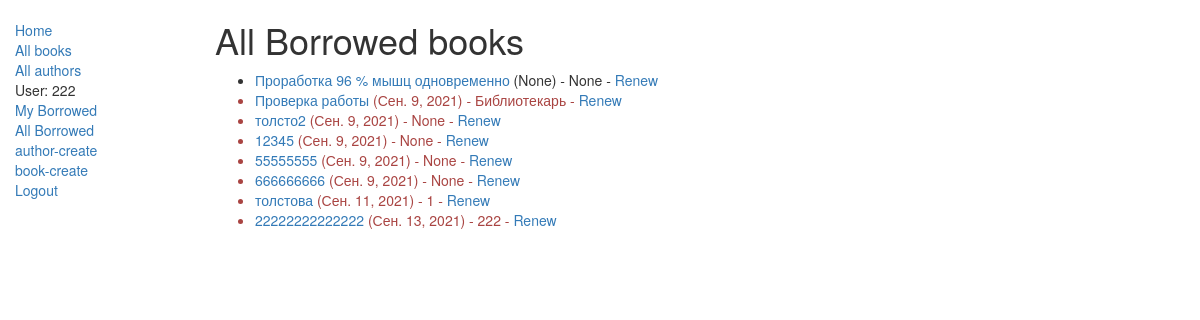
Page /catalog/allbooks/ (signed in) on the committed database.
### catalog/models.py (models this page shows, shortened)
class BookInstance(models.Model):
    id = models.UUIDField(primary_key=True, default=uuid.uuid4, help_text="Unique ID for this particular book across whole library")
    book = models.ForeignKey('Book', on_delete=models.SET_NULL, null=True)
    imprint = models.CharField(max_length=200)
    due_back = models.DateField(null=True, blank=True)
    borrower = models.ForeignKey(User, on_delete=models.SET_NULL, null=True, blank=True)
    LOAN_STATUS = (
        ('m', 'Maintenance'),
        ('o', 'On loan'),
        ('a', 'Available'),
        ('r', 'Reserved'),
    )
    status = models.CharField(max_length=1, choices=LOAN_STATUS, blank=True, default='m', help_text='Book availability')
    class Meta:
        ordering = ["due_back"]
        permissions = (("can_mark_returned", "Set book as returned"), ("can_marks_returned", "Can add log entry"),)
    @property
    def is_overdue(self):
        if self.due_back and date.today() > self.due_back:
            return True
        return False

class Book(models.Model):
    title = models.CharField(max_length=255)
    author = models.ForeignKey('Author', on_delete=models.SET_NULL, null=True )
    summary = models.TextField(max_length=1000,)
    isbn = models.CharField('ISBN',max_length=13, help_text='13 Character <a href="https://www.isbn-international.org/content/what-isbn">ISBN number</a>')
    ganre = models.ManyToManyField(Ganre, help_text='выбери жанр')
    def display_ganre(self):
        return ', '.join([ ganre.name for ganre in self.ganre.all()[:3] ])
    display_ganre.short_description = 'Ganre'

### catalog/views.py (the view)
# urls.py: path('allbooks/', views.LoanedBooksByUsersListView.as_view(), name='all-borrowed'),
class LoanedBooksByUsersListView(LoginRequiredMixin, generic.ListView):
    model = BookInstance
    template_name = 'catalog/bookinstance_list_borrowed_users.html'
    paginate_by = 10
    def get_queryset(self):
        return BookInstance.objects.all()

### catalog/templates/catalog/bookinstance_list_borrowed_users.html
{% extends "base_generic.html" %}
{% block content %}
    <h1>All Borrowed books</h1>
    {% if bookinstance_list %}
    <ul>
      {% for bookinst in bookinstance_list %}
      <li class="{% if bookinst.is_overdue %}text-danger{% endif %}">
        <a href="{% url 'book-detail' bookinst.book.pk %}">{{bookinst.book.title}}</a> ({{ bookinst.due_back }}) - {{ bookinst.borrower }} - <a href="{% url 'renew-book-librarian' bookinst.id %}">Renew</a>
      </li>
      {% endfor %}
    </ul>
    {% else %}
      <p>There are no books borrowed.</p>
    {% endif %}
{% endblock %}

### catalog/templates/base_generic.html (shortened to what this page needs)
<!DOCTYPE html>
<html lang="ru">
<head>
  <link rel="stylesheet" href="https://maxcdn.bootstrapcdn.com/bootstrap/3.3.7/css/bootstrap.min.css">
  {% load static %}
  <link rel="stylesheet" href="{% static 'css/styles.css' %}">
</head>
<body>
  <div class="container-fluid">
    <div class="row">
      <div class="col-sm-2">
      {% block sidebar %}
      <ul class="sidebar-nav">
          <li><a href="{% url 'index' %}">Home</a></li>
          <li><a href="{% url 'books' %}">All books</a></li>
          <li><a href="{% url 'authors' %}">All authors</a></li>
          {% if user.is_authenticated %}
            <li>User: {{ user.get_username }}</li>
            <li><a href="{% url 'my-borrowed' %}">My Borrowed</a></li>
            {% if perms.catalog.can_mark_returned %}
                <li><a href="{% url 'all-borrowed' %}">All Borrowed</a></li>
                <li><a href="{% url 'author-create' %}">author-create</a></li>
                <li><a href="{% url 'book-create' %}">book-create</a></li>
            {% endif %}
            <li><a href="{% url 'logout'%}?next={{request.path}}">Logout</a></li>
          {% else %}
            <li><a href="{% url 'login'%}?next={{request.path}}">Login</a></li>
          {% endif %}
      </ul>
     {% endblock %}
      </div>
      <div class="col-sm-10 ">
      {% block content %}{% endblock %}
      </div>
    </div>
  </div>
</body>
</html>

### catalog/static/css/styles.css (style rules this page uses)
.sidebar-nav { margin-top: 20px; padding: 0; list-style: none; }

### rows in the picture
BookInstance: book "Проработка 96 % мышц одновременно", due_back "None", borrower "None"
BookInstance: book "Проверка работы", due_back "Сен. 9, 2021", borrower "Библиотекарь"
BookInstance: book "толсто2", due_back "Сен. 9, 2021", borrower "None"
BookInstance: book "12345", due_back "Сен. 9, 2021", borrower "None"
BookInstance: book "55555555", due_back "Сен. 9, 2021", borrower "None"
BookInstance: book "666666666", due_back "Сен. 9, 2021", borrower "None"
BookInstance: book "толстова", due_back "Сен. 11, 2021", borrower "1"
BookInstance: book "22222222222222", due_back "Сен. 13, 2021", borrower "222"

### other values in the picture
{{ user.get_username }} "222"
